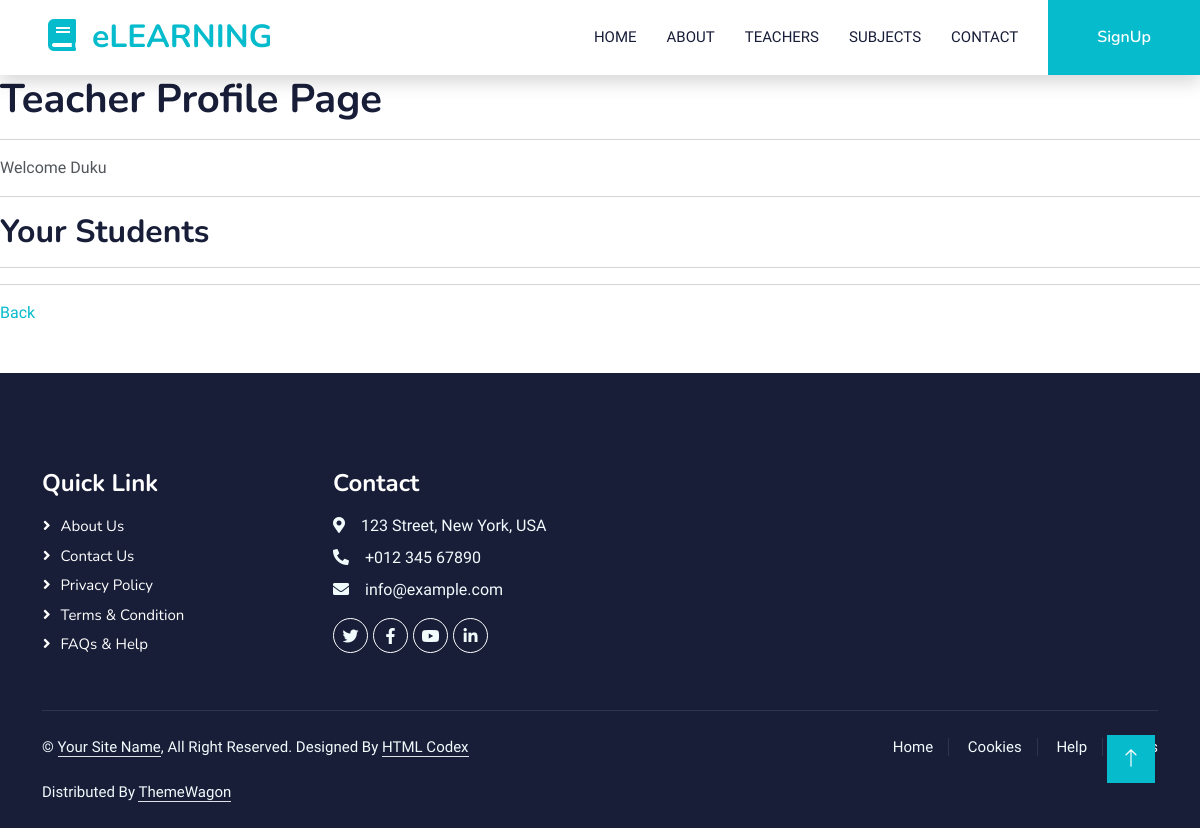
The page /teacherProfile/2 on the database as committed earlier.
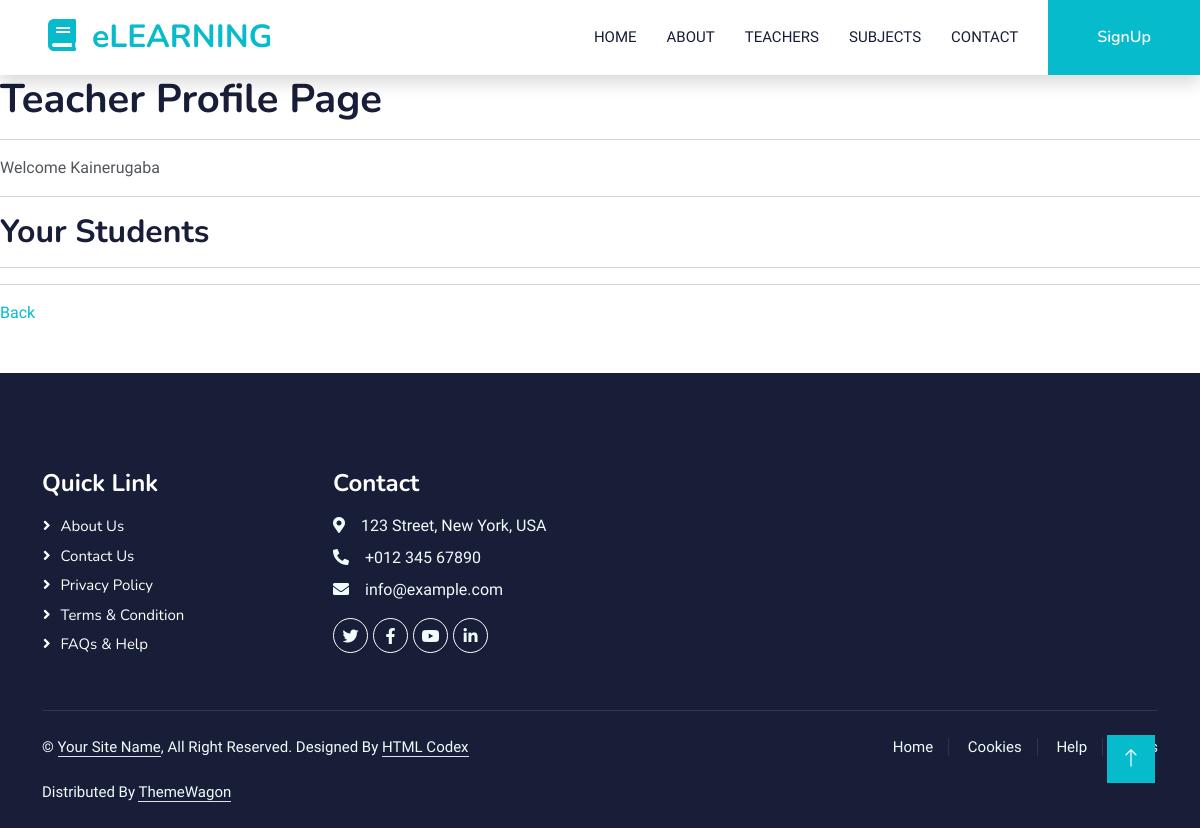
The same page on the database as committed later.
### base/models.py (models this page shows, shortened)
class Teacher(models.Model):
  teacherName = models.ForeignKey(User, on_delete=models.CASCADE)
  subjects = models.ManyToManyField(Subject, through='TeacherSubject')
  students = models.ManyToManyField(Student, through='TeacherEnrolment')
  currentSchool = models.CharField(max_length=400)
  teacherImage = models.ImageField(upload_to="photos/%y/%m/%d", blank=True)

### base/views.py (the view)
# urls.py: path('teacherProfile/<pk>', views.teacherProfile, name="teacherProfile"),
def teacherProfile(request, pk):
  teacher = Teacher.objects.get(pk=pk)
  students = TeacherEnrolment.objects.filter(teacher=teacher.id)
  context = {
    'teacher': teacher,
    'students': students,
  }
  return render(request, 'base/teacher_profile.html', context)

### base/templates/base/teacher_profile.html (shortened to what this page needs)
{% extends 'base_template.html' %}
{% block content %}
<h1>Teacher Profile Page</h1>
<hr>
<div>
  <p>Welcome {{ teacher.teacherName.last_name }}</p>
  <hr>
  <div>
    <h2>Your Students</h2>
    <hr>
    <hr>
  </div>
</div>
<p><a href="{% url 'base:teacherPage' %}">Back</a></p>
{% endblock %}

Rows that differ between the two databases and show on the page:
changed Teacher: teacherName.last_name "Duku" → "Kainerugaba"
